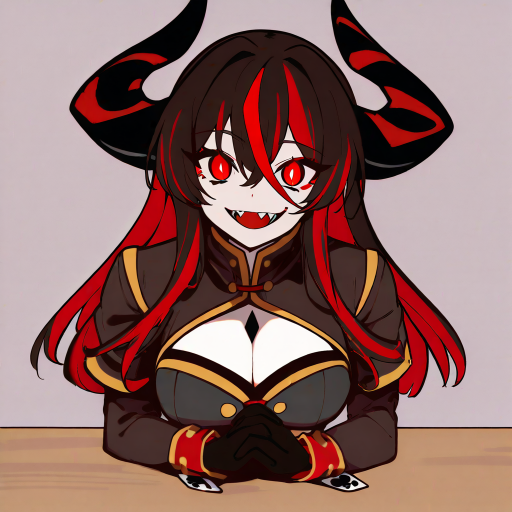
#> input picture art/concepts/vespera/bust/bust_v6_s604.png, 1024 x 1024 px (shown at 1/2 size)
$ python expr_v6.py 5
#> lines starting #> are read from the running program, lines starting #| are printed output that depends on the picture; after the words box and inside, x2 and y2 are one past the last pixel; in counts of white or black regions, pixels touching at a corner belong together
### art/tools/comfy_tools.py
"""Utilidades ComfyUI: subir imagen, ejecutar grafo, descargar resultado, escalar con ESRGAN, inpaint de region."""
import json, time, uuid, urllib.parse, urllib.request
from pathlib import Path

COMFY = "http://127.0.0.1:8188"
CKPT = "animagine-xl-4.0.safetensors"
QUALITY = "masterpiece, high score, great score, absurdres"
NEG = ("lowres, bad anatomy, bad hands, text, error, cropped, worst quality, low quality, signature, "
       "watermark, blurry, gray hair, pastel, muted colors")


# [5 lines left out: function _json, not called in this run]


def upload(path):
    b = uuid.uuid4().hex
    crlf = chr(13) + chr(10)
    head = (f"--{b}{crlf}Content-Disposition: form-data; name=\"image\"; filename=\"{Path(path).name}\"{crlf}"
            f"Content-Type: image/png{crlf}{crlf}")
    body = head.encode() + Path(path).read_bytes() + f"{crlf}--{b}--{crlf}".encode()
    req = urllib.request.Request(COMFY + "/upload/image", data=body,
                                 headers={"Content-Type": f"multipart/form-data; boundary={b}"})
    with urllib.request.urlopen(req, timeout=120) as r:
        return json.loads(r.read())["name"]


# [20 lines left out: functions run, upscale4x, not called in this run]


def inpaint(src, mask, dest, prompt, neg=NEG, seed=1, denoise=0.8, steps=28, cfg=6.0):
    """mask: PNG en escala de grises, blanco = zona a repintar."""
    g = {"1": {"class_type": "CheckpointLoaderSimple", "inputs": {"ckpt_name": CKPT}},
         "2": {"class_type": "CLIPTextEncode", "inputs": {"text": f"{prompt}, {QUALITY}", "clip": ["1", 1]}},
         "3": {"class_type": "CLIPTextEncode", "inputs": {"text": neg, "clip": ["1", 1]}},
         "4": {"class_type": "LoadImage", "inputs": {"image": upload(src)}},
         "5": {"class_type": "LoadImage", "inputs": {"image": upload(mask)}},
         "6": {"class_type": "ImageToMask", "inputs": {"image": ["5", 0], "channel": "red"}},
         "7": {"class_type": "VAEEncode", "inputs": {"pixels": ["4", 0], "vae": ["1", 2]}},
         "8": {"class_type": "SetLatentNoiseMask", "inputs": {"samples": ["7", 0], "mask": ["6", 0]}},
         "9": {"class_type": "KSampler", "inputs": {"model": ["1", 0], "positive": ["2", 0], "negative": ["3", 0],
               "latent_image": ["8", 0], "seed": seed, "steps": steps, "cfg": cfg,
               "sampler_name": "euler_ancestral", "scheduler": "normal", "denoise": denoise}},
         "10": {"class_type": "VAEDecode", "inputs": {"samples": ["9", 0], "vae": ["1", 2]}},
         "11": {"class_type": "SaveImage", "inputs": {"images": ["10", 0], "filename_prefix": "devils/_inp"}}}
    return run(g, "11", dest)

### art/tools/expr_v6.py
"""Expresiones de Vespera v6: reinpaint de la zona de cara (cejas+ojos+boca) con mezcla suave sobre bust_v6_s604."""
import sys, os
sys.path.insert(0, os.path.dirname(os.path.abspath(__file__)))
from pathlib import Path
from PIL import Image, ImageDraw, ImageFilter
import comfy_tools as ct

BASE = Path("../concepts/vespera/bust/bust_v6_s604.png")
OUT = Path("../concepts/vespera/expr_v6"); OUT.mkdir(parents=True, exist_ok=True)
FACE = [(372, 262), (672, 262), (690, 330), (668, 440), (610, 500), (440, 500), (385, 440), (362, 330)]
HEAD = ("1girl, vespera, demon girl, jet black hair with red streaks, glowing red eyes with slit pupils, sharp fangs, pale skin, "
        "flat color, cel shading, thick clean black lineart, vivid colors, close up face")
EXPR = {
  "encanto":      "seductive half-lidded eyes, soft alluring smirk, blush, lips slightly parted",
  "malicia":      "evil grin, narrowed menacing eyes, wide sharp-toothed smile, scheming look",
  "arrogancia":   "smug look, one eyebrow raised, eyes half closed looking down, closed mouth smirk",
  "celos":        "yandere jealousy, dark shadowed eyes with tiny pupils, cold glare, one twitching eyebrow, tight forced smile with fangs, menacing",
  "culpa":        "guilty, averted eyes, worried eyebrows, small frown, biting lip",
  "vulnerable":   "sad teary eyes, trembling lips, worried eyebrows, blush, tears",
  "desesperacion":"desperate, wide eyes with tiny pupils, tears, screaming mouth open, panicking",
  "sorpresa":     "surprised, wide open eyes, raised eyebrows, small round open mouth",
  "enfado":       "extremely furious, deeply furrowed angry eyebrows, glaring murderous eyes, shadow over eyes, snarling with gritted sharp teeth, rage, vein popping",
  "burla":        "mocking laughter, eyes closed happy, wide open laughing mouth showing tongue and fangs",
  "ternura":      "gentle warm smile, soft eyes, blush, small genuine smile",
  "miedo":        "scared, shrinking pupils, trembling, pale, mouth open in fear, sweat drop",
  "obsesion":     "yandere, heart-shaped pupils, wide eyes, unhinged adoring smile, blush",
  "locura":       "insane grin, wide bloodshot eyes with tiny pupils, manic laughter, maniacal expression",
}
NEG = ct.NEG + ", gray skin, dark skin, brown hair, extra eyes, deformed face, blue eyes, green eyes"

def mask():
    m = Image.new("L", (1024, 1024), 0); ImageDraw.Draw(m).polygon(FACE, fill=255)
#> after `m = Image.new('L', (1024, 1024), 0)`: m: PIL image 1024x1024 L; every value is 0
#> after `ImageDraw.Draw(m).polygon(FACE, fill=255)`:
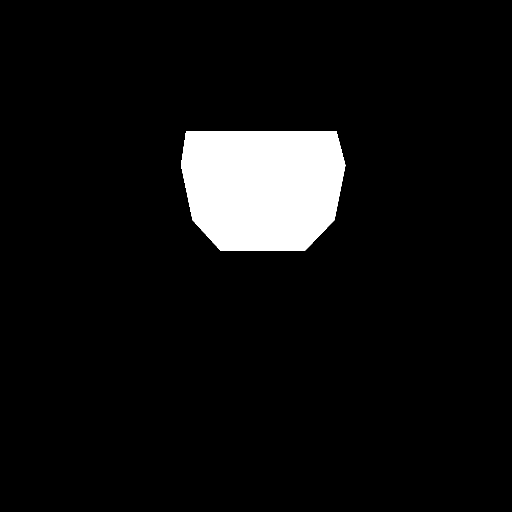
#> m: PIL image 1024x1024 L (shown at 1/2 size); 6.6% white; 1 white region, box (x1, y1, x2, y2) and area: (362, 262, 691, 501) 69015
    p = OUT / "_mask.png"; m.save(p); return p, m.filter(ImageFilter.GaussianBlur(4))

if __name__ == "__main__":
    mp, soft = mask(); base = Image.open(BASE).convert("RGB")
#> further down, base is the input picture: PIL image 1024x1024 RGB; mean R, G, B 141.9, 106.5, 102.4
    names = sys.argv[2:] or list(EXPR)
    for n in names:
        for s in range(int(sys.argv[1]), int(sys.argv[1]) + 2):
            raw = OUT / f"_raw_{n}_{s}.png"
            ct.inpaint(str(BASE), str(mp), str(raw), f"{HEAD}, {EXPR[n]}", neg=NEG, seed=s, denoise=0.72, steps=30, cfg=6.5)
#> (the call stopped at in upload, `with urllib.request.urlopen(req, timeout=120) as r:`: the network is not available in this run)
#> (the run stopped early here; a loop or call above may not have finished)
